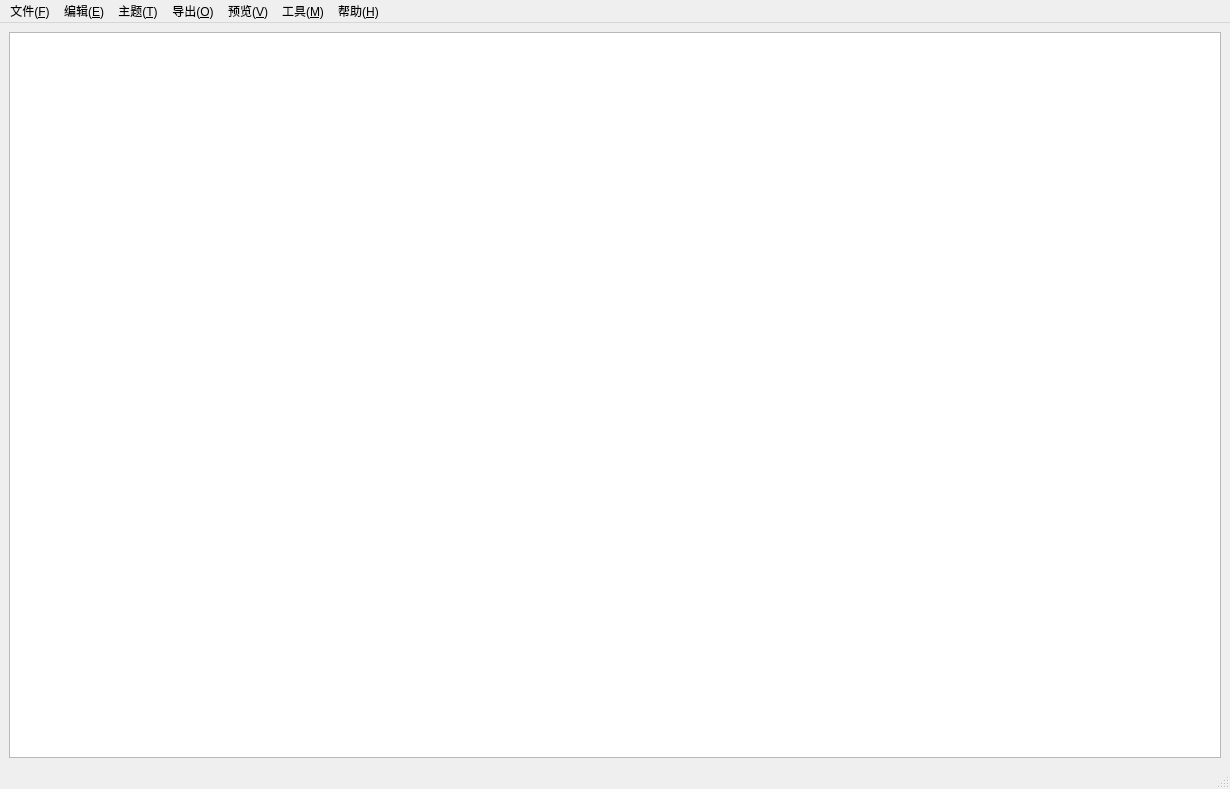
<?xml version="1.0" encoding="UTF-8"?>
<ui version="4.0">
 <class>MainWindow</class>
 <widget class="QMainWindow" name="MainWindow">
  <property name="geometry">
   <rect>
    <x>0</x>
    <y>0</y>
    <width>1230</width>
    <height>789</height>
   </rect>
  </property>
  <property name="windowTitle">
   <string>MainWindow</string>
  </property>
  <property name="windowIcon">
   <iconset resource="src.qrc">
    <normaloff>:/icon/MDHP.png</normaloff>:/icon/MDHP.png</iconset>
  </property>
  <property name="styleSheet">
   <string notr="true">QTextEdit{
}</string>
  </property>
  <widget class="QWidget" name="centralwidget">
   <layout class="QHBoxLayout" name="horizontalLayout" stretch="1">
    <item>
     <layout class="QHBoxLayout" name="hlayout" stretch="1">
      <item>
       <widget class="QTextEdit" name="md_text">
        <property name="font">
         <font>
          <pointsize>16</pointsize>
         </font>
        </property>
       </widget>
      </item>
     </layout>
    </item>
   </layout>
  </widget>
  <widget class="QMenuBar" name="menubar">
   <property name="geometry">
    <rect>
     <x>0</x>
     <y>0</y>
     <width>1230</width>
     <height>28</height>
    </rect>
   </property>
   <widget class="QMenu" name="menu">
    <property name="title">
     <string>文件(&amp;F)</string>
    </property>
    <widget class="QMenu" name="recent_files">
     <property name="title">
      <string>最近使用文件 &amp;Recent</string>
     </property>
     <addaction name="separator"/>
    </widget>
    <addaction name="NewFile"/>
    <addaction name="OpenFile"/>
    <addaction name="SaveFile"/>
    <addaction name="SaveAsFile"/>
    <addaction name="separator"/>
    <addaction name="recent_files"/>
    <addaction name="separator"/>
    <addaction name="new_Win"/>
    <addaction name="separator"/>
    <addaction name="Exit"/>
   </widget>
   <widget class="QMenu" name="menu_2">
    <property name="title">
     <string>主题(&amp;T)</string>
    </property>
    <addaction name="set_theme"/>
   </widget>
   <widget class="QMenu" name="menu_3">
    <property name="title">
     <string>导出(&amp;O)</string>
    </property>
    <addaction name="export_html"/>
    <addaction name="export_pdf"/>
    <addaction name="export_link"/>
   </widget>
   <widget class="QMenu" name="menu_4">
    <property name="title">
     <string>预览(&amp;V)</string>
    </property>
    <widget class="QMenu" name="menu_S">
     <property name="title">
      <string>设置编辑预览宽度比(&amp;S)</string>
     </property>
     <addaction name="V11"/>
     <addaction name="V10"/>
     <addaction name="V01"/>
     <addaction name="V21"/>
     <addaction name="V31"/>
    </widget>
    <addaction name="handy_to_webview"/>
    <addaction name="menu_S"/>
   </widget>
   <widget class="QMenu" name="menu_5">
    <property name="title">
     <string>编辑(&amp;E)</string>
    </property>
    <addaction name="undo"/>
    <addaction name="redo"/>
    <addaction name="separator"/>
    <addaction name="set_font"/>
   </widget>
   <widget class="QMenu" name="menu_H">
    <property name="title">
     <string>帮助(&amp;H)</string>
    </property>
    <addaction name="open_help"/>
   </widget>
   <widget class="QMenu" name="menu_M">
    <property name="title">
     <string>工具(&amp;M)</string>
    </property>
    <addaction name="set_user_define"/>
    <addaction name="reload_user_define"/>
   </widget>
   <addaction name="menu"/>
   <addaction name="menu_5"/>
   <addaction name="menu_2"/>
   <addaction name="menu_3"/>
   <addaction name="menu_4"/>
   <addaction name="menu_M"/>
   <addaction name="menu_H"/>
  </widget>
  <widget class="QStatusBar" name="statusbar"/>
  <action name="OpenFile">
   <property name="text">
    <string>打开文件 &amp;Open</string>
   </property>
   <property name="shortcut">
    <string>Ctrl+O</string>
   </property>
  </action>
  <action name="SaveFile">
   <property name="text">
    <string>保存文件 &amp;Save</string>
   </property>
   <property name="shortcut">
    <string>Ctrl+S</string>
   </property>
  </action>
  <action name="Exit">
   <property name="text">
    <string>退出 &amp;Exit</string>
   </property>
  </action>
  <action name="export_html">
   <property name="text">
    <string>导出html(&amp;H)</string>
   </property>
  </action>
  <action name="NewFile">
   <property name="text">
    <string>新建文件 &amp;New</string>
   </property>
   <property name="shortcut">
    <string>Ctrl+N</string>
   </property>
  </action>
  <action name="export_pdf">
   <property name="text">
    <string>导出pdf(&amp;P)</string>
   </property>
  </action>
  <action name="handy_to_webview">
   <property name="text">
    <string>手动加载到预览框(&amp;H)</string>
   </property>
   <property name="shortcut">
    <string>Ctrl+H</string>
   </property>
  </action>
  <action name="redo">
   <property name="text">
    <string>重做(&amp;R)</string>
   </property>
   <property name="shortcut">
    <string>Ctrl+Shift+Z, Ctrl+Y</string>
   </property>
  </action>
  <action name="undo">
   <property name="text">
    <string>撤销(&amp;U)</string>
   </property>
   <property name="shortcut">
    <string>Ctrl+Z</string>
   </property>
  </action>
  <action name="open_help">
   <property name="text">
    <string>打开帮助文档</string>
   </property>
  </action>
  <action name="set_font">
   <property name="text">
    <string>设置编辑框字体(&amp;S)</string>
   </property>
  </action>
  <action name="set_theme">
   <property name="text">
    <string>更换主题(&amp;S)</string>
   </property>
  </action>
  <action name="set_user_define">
   <property name="text">
    <string>修改自定义替换语法(&amp;S)</string>
   </property>
  </action>
  <action name="reload_user_define">
   <property name="text">
    <string>重新载入自定义替换语法(&amp;R)</string>
   </property>
  </action>
  <action name="new_Win">
   <property name="text">
    <string>新建窗口 new &amp;Win</string>
   </property>
   <property name="shortcut">
    <string>Ctrl+Shift+N</string>
   </property>
  </action>
  <action name="replace_original_text">
   <property name="text">
    <string>使用自定义替换更新原文本</string>
   </property>
  </action>
  <action name="V11">
   <property name="text">
    <string>1:1</string>
   </property>
   <property name="shortcut">
    <string>Ctrl+Shift+K</string>
   </property>
  </action>
  <action name="V10">
   <property name="text">
    <string>1:0</string>
   </property>
   <property name="shortcut">
    <string>Ctrl+Shift+L</string>
   </property>
  </action>
  <action name="V01">
   <property name="text">
    <string>0:1</string>
   </property>
   <property name="shortcut">
    <string>Ctrl+Shift+J</string>
   </property>
  </action>
  <action name="V21">
   <property name="text">
    <string>2:1</string>
   </property>
  </action>
  <action name="V31">
   <property name="text">
    <string>3:1</string>
   </property>
  </action>
  <action name="SaveAsFile">
   <property name="text">
    <string>另存为 Save &amp;AS</string>
   </property>
  </action>
  <action name="export_link">
   <property name="text">
    <string>导出在线链接(&amp;L)</string>
   </property>
  </action>
 </widget>
 <resources>
  <include location="src.qrc"/>
 </resources>
 <connections/>
</ui>
